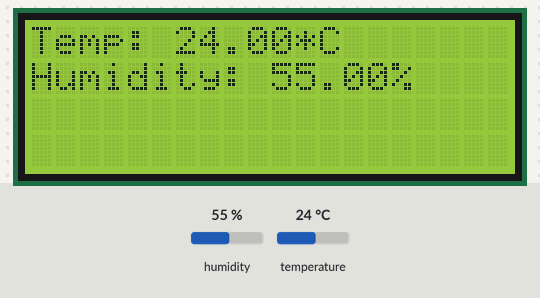
A program run on a simulated Raspberry Pi (BCM pin numbers). On the bench: 20×4 character LCD. The inputs (shaded band) are chosen by the test bench; at power-on: humidity 55 %, temperature 24 °C. Web requests get an empty 200 reply after 0.4 s; what the program prints to the terminal is not drawn.

Above: at 1.3 s.
1.4 s: humidity set to 22 %
At 3.8 s:
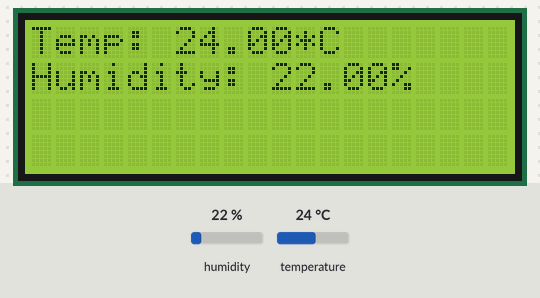
7.6 s: temperature set to 12 °C
At 8.86 s:
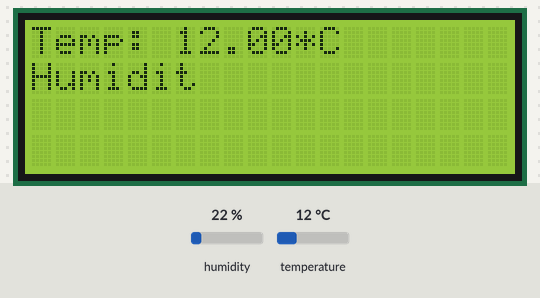
11.2 s: humidity set to 40 %
At 14.6 s:
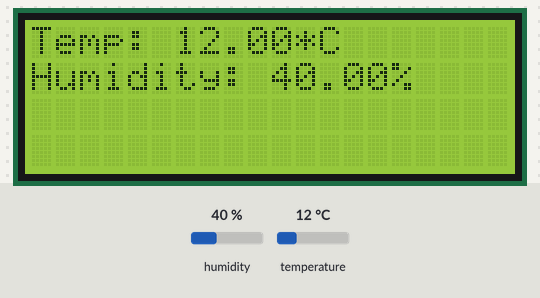
18.4 s: temperature set to 19 °C
Timing chart, 0 to 21.4 s (numbered marks = the images above; inputs shaded):
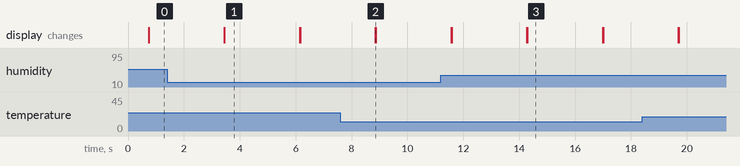

The program:

homework5.py
```python
import time
import board
import adafruit_dht
import sys, requests, smbus
import RPi.GPIO as GPIO
from RPLCD.i2c import CharLCD
sys.modules['smbus'] = smbus

TARGET_URL = 'localhost'

# Initial the dht device, with data pin connected to GPIO4:
dhtDevice = adafruit_dht.DHT22(board.D4)

lcd = CharLCD('PCF8574', address=0x27, port=1, backlight_enabled=True)
lcd.clear()

while True:
    try:
        # Print the values to the serial port
        temperature_c = dhtDevice.temperature
        temperature_f = round(temperature_c * (9 / 5) + 32, 2)
        humidity = dhtDevice.humidity
        #print("Input the simulation data\n")
        #temperature_c,humidity = eval(input("Please input the simulated temperature and humidity: \n temperature, humidity :  "))
        #temperature_f = temperature_c * (9 / 5) + 32
        print(
            "Temp: {:.2f} F / {:.2f} C    Humidity: {:.2f}% \n".format(
                temperature_f, temperature_c, humidity
            )
        )
        r = requests.get('http://{0}/LogRecord_GET.php?TEMPC={1}&TEMPF={2}&HUMD={3}'.format(TARGET_URL,temperature_c,temperature_f,humidity))
        print("Server Return Code :", r.status_code)
        print(r.text)
        lcd.clear()
        lcd.cursor_pos = (0, 0)
        lcd.write_string("Temp: {0:.2f}*C".format(temperature_c))
        lcd.cursor_pos = (1, 0)
        lcd.write_string("Humidity: {0:.2f}%".format(humidity))
        time.sleep(2.0)

    except RuntimeError as error:
        # Errors happen fairly often, DHT's are hard to read, just keep going
        print(error.args[0])
        continue
    except:
        dhtDevice.exit()
        GPIO.cleanup()
        lcd.clear()
        break
```

Measured:
- after the input at 1.4 s, the display: first differs from a run without the input after 2.1 s (image 1)
- after the input at 7.6 s, the display: changes after 1.3 s (image 2)
- after the input at 11.2 s, the display: first differs from a run without the input after 3.1 s (image 3)
- what the display in image 1 shows lasts 2.6 s, from 3.5 s to 6.1 s
